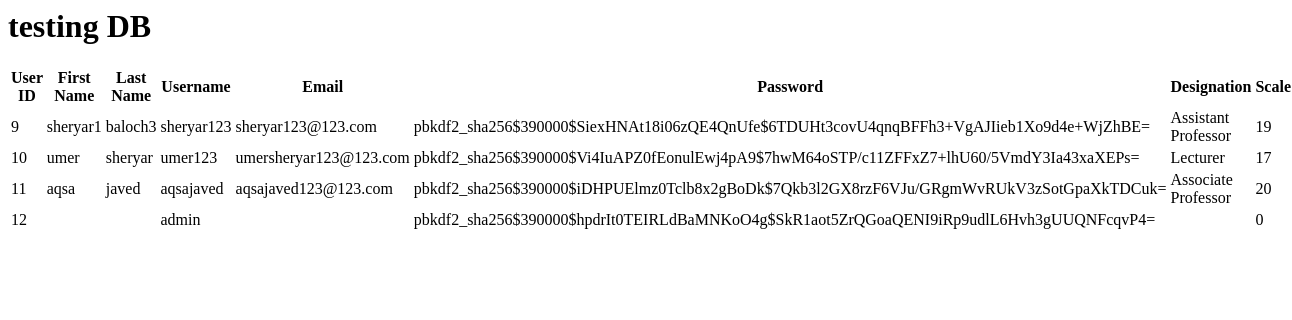
/test, run on an earlier commit of the app's database.
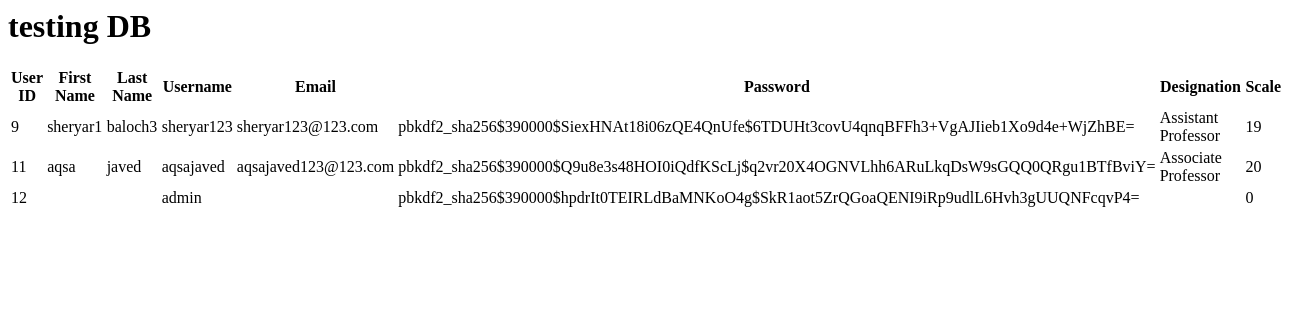
And on a later commit of the database.
### main/models.py (models this page shows, shortened)
class Teacher(models.Model):
    user = models.OneToOneField(User, on_delete=models.CASCADE)
    designation = models.CharField(max_length=100, null=True)
    scale = models.IntegerField(null=True)

### main/views.py (the view)
# urls.py: path('test', views.test, name='test'),
def test(request):
    teachers = Teacher.objects.all
    return render(request, 'test.html', {'all':teachers})

### main/templates/test.html
<h1>testing DB</h1>
<table>
    <thead>
      <tr>
        <th>User ID</th>
        <th>First Name</th>
        <th>Last Name</th>
        <th>Username</th>
        <th>Email</th>
        <th>Password</th>
        <th>Designation</th>
        <th>Scale</th>
      </tr>
    </thead>
    <tbody>
      {% for teacher in all %}
      <tr>
        <td>{{ teacher.user.id }}</td>
        <td>{{ teacher.user.first_name }}</td>
        <td>{{ teacher.user.last_name }}</td>
        <td>{{ teacher.user.username }}</td>
        <td>{{ teacher.user.email }}</td>
        <td>{{ teacher.user.password }}</td>
        <td>{{ teacher.designation }}</td>
        <td>{{ teacher.scale }}</td>
      </tr>
      {% endfor %}
    </tbody>
</table>

What changed in the data, as far as the page shows it:
removed Teacher: user.id "10", user.first_name "umer", user.last_name "sheryar", user.username "umer123", user.email "umersheryar123@123.com", user.password "pbkdf2_sha256$390000$Vi4IuAPZ0fEonulEwj4pA9$7hwM64oSTP/c11ZFFxZ7+lhU60/5VmdY3Ia43xaXEPs=", designation "Lecturer", scale "17"
changed through a linked row, Teacher "Associate Professor": user.password "pbkdf2_sha256$390000$iDHPUElmz0Tclb8x2gBoDk$7Qkb3l2GX8rzF6VJu/GRgmWvRUkV3zSotGpaXkTDCuk=" → "pbkdf2_sha256$390000$Q9u8e3s48HOI0iQdfKScLj$q2vr20X4OGNVLhh6ARuLkqDsW9sGQQ0QRgu1BTfBviY="
